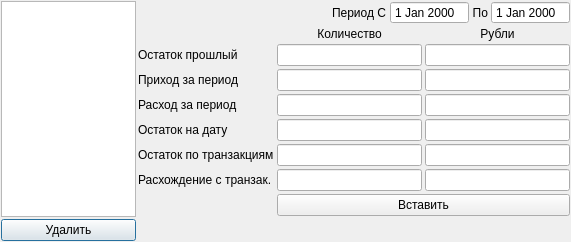
<?xml version="1.0" encoding="UTF-8"?>
<ui version="4.0">
 <class>Dialog</class>
 <widget class="QDialog" name="Dialog">
  <property name="geometry">
   <rect>
    <x>0</x>
    <y>0</y>
    <width>571</width>
    <height>242</height>
   </rect>
  </property>
  <property name="windowTitle">
   <string>Сохраненые отчеты</string>
  </property>
  <layout class="QGridLayout" name="gridLayout">
   <property name="leftMargin">
    <number>1</number>
   </property>
   <property name="topMargin">
    <number>1</number>
   </property>
   <property name="rightMargin">
    <number>1</number>
   </property>
   <property name="bottomMargin">
    <number>1</number>
   </property>
   <property name="spacing">
    <number>2</number>
   </property>
   <item row="0" column="0">
    <widget class="QListWidget" name="listWidget">
     <property name="maximumSize">
      <size>
       <width>135</width>
       <height>16777215</height>
      </size>
     </property>
     <property name="font">
      <font>
       <family>Tahoma</family>
       <pointsize>8</pointsize>
      </font>
     </property>
    </widget>
   </item>
   <item row="1" column="0">
    <widget class="QPushButton" name="pushButton">
     <property name="text">
      <string>Удалить</string>
     </property>
    </widget>
   </item>
   <item row="0" column="1" rowspan="2">
    <layout class="QGridLayout" name="gridLayout_4">
     <property name="spacing">
      <number>3</number>
     </property>
     <item row="4" column="0">
      <widget class="QLabel" name="label_9">
       <property name="text">
        <string>Расход за период</string>
       </property>
      </widget>
     </item>
     <item row="4" column="1">
      <widget class="QLineEdit" name="le_consumption_value">
       <property name="readOnly">
        <bool>true</bool>
       </property>
      </widget>
     </item>
     <item row="6" column="1">
      <widget class="QLineEdit" name="le_transaction_balance_value">
       <property name="readOnly">
        <bool>true</bool>
       </property>
      </widget>
     </item>
     <item row="3" column="0">
      <widget class="QLabel" name="label_8">
       <property name="text">
        <string>Приход за период</string>
       </property>
      </widget>
     </item>
     <item row="5" column="1">
      <widget class="QLineEdit" name="le_new_balance_value">
       <property name="readOnly">
        <bool>true</bool>
       </property>
      </widget>
     </item>
     <item row="6" column="0">
      <widget class="QLabel" name="label_12">
       <property name="text">
        <string>&lt;html&gt;&lt;head/&gt;&lt;body&gt;&lt;p&gt;Остаток по транзакциям&lt;/p&gt;&lt;/body&gt;&lt;/html&gt;</string>
       </property>
      </widget>
     </item>
     <item row="1" column="2">
      <widget class="QLabel" name="label_14">
       <property name="text">
        <string>Рубли</string>
       </property>
       <property name="alignment">
        <set>Qt::AlignCenter</set>
       </property>
      </widget>
     </item>
     <item row="5" column="0">
      <widget class="QLabel" name="label_11">
       <property name="text">
        <string>Остаток на дату</string>
       </property>
      </widget>
     </item>
     <item row="3" column="1">
      <widget class="QLineEdit" name="le_supply_value">
       <property name="readOnly">
        <bool>true</bool>
       </property>
      </widget>
     </item>
     <item row="7" column="1">
      <widget class="QLineEdit" name="le_difference_value">
       <property name="readOnly">
        <bool>true</bool>
       </property>
      </widget>
     </item>
     <item row="9" column="1">
      <spacer name="verticalSpacer">
       <property name="orientation">
        <enum>Qt::Vertical</enum>
       </property>
       <property name="sizeHint" stdset="0">
        <size>
         <width>20</width>
         <height>40</height>
        </size>
       </property>
      </spacer>
     </item>
     <item row="7" column="0">
      <widget class="QLabel" name="label_13">
       <property name="text">
        <string>Расхождение с транзак.</string>
       </property>
      </widget>
     </item>
     <item row="1" column="1">
      <widget class="QLabel" name="label_10">
       <property name="text">
        <string>Количество</string>
       </property>
       <property name="alignment">
        <set>Qt::AlignCenter</set>
       </property>
      </widget>
     </item>
     <item row="2" column="1">
      <widget class="QLineEdit" name="le_last_balance_value">
       <property name="readOnly">
        <bool>true</bool>
       </property>
      </widget>
     </item>
     <item row="2" column="2">
      <widget class="QLineEdit" name="le_last_balance_sum">
       <property name="readOnly">
        <bool>true</bool>
       </property>
      </widget>
     </item>
     <item row="8" column="1" colspan="2">
      <widget class="QPushButton" name="pushButton_3">
       <property name="text">
        <string>Вставить</string>
       </property>
      </widget>
     </item>
     <item row="2" column="0">
      <widget class="QLabel" name="label">
       <property name="text">
        <string>Остаток прошлый</string>
       </property>
      </widget>
     </item>
     <item row="7" column="2">
      <widget class="QLineEdit" name="le_difference_sum">
       <property name="readOnly">
        <bool>true</bool>
       </property>
      </widget>
     </item>
     <item row="4" column="2">
      <widget class="QLineEdit" name="le_consumption_sum">
       <property name="readOnly">
        <bool>true</bool>
       </property>
      </widget>
     </item>
     <item row="5" column="2">
      <widget class="QLineEdit" name="le_new_balance_sum">
       <property name="readOnly">
        <bool>true</bool>
       </property>
      </widget>
     </item>
     <item row="3" column="2">
      <widget class="QLineEdit" name="le_supply_sum">
       <property name="readOnly">
        <bool>true</bool>
       </property>
      </widget>
     </item>
     <item row="6" column="2">
      <widget class="QLineEdit" name="le_transaction_balance_sum">
       <property name="readOnly">
        <bool>true</bool>
       </property>
      </widget>
     </item>
     <item row="0" column="1" colspan="2">
      <layout class="QHBoxLayout" name="horizontalLayout">
       <item>
        <spacer name="horizontalSpacer">
         <property name="orientation">
          <enum>Qt::Horizontal</enum>
         </property>
         <property name="sizeHint" stdset="0">
          <size>
           <width>40</width>
           <height>20</height>
          </size>
         </property>
        </spacer>
       </item>
       <item>
        <widget class="QLabel" name="label_2">
         <property name="text">
          <string>Период С</string>
         </property>
        </widget>
       </item>
       <item>
        <widget class="QDateEdit" name="de_from">
         <property name="wrapping">
          <bool>false</bool>
         </property>
         <property name="frame">
          <bool>true</bool>
         </property>
         <property name="readOnly">
          <bool>true</bool>
         </property>
         <property name="buttonSymbols">
          <enum>QAbstractSpinBox::NoButtons</enum>
         </property>
        </widget>
       </item>
       <item>
        <widget class="QLabel" name="label_3">
         <property name="text">
          <string>По</string>
         </property>
         <property name="alignment">
          <set>Qt::AlignRight|Qt::AlignTrailing|Qt::AlignVCenter</set>
         </property>
        </widget>
       </item>
       <item>
        <widget class="QDateEdit" name="de_to">
         <property name="readOnly">
          <bool>true</bool>
         </property>
         <property name="buttonSymbols">
          <enum>QAbstractSpinBox::NoButtons</enum>
         </property>
        </widget>
       </item>
      </layout>
     </item>
    </layout>
   </item>
  </layout>
 </widget>
 <resources/>
 <connections>
  <connection>
   <sender>listWidget</sender>
   <signal>itemClicked(QListWidgetItem*)</signal>
   <receiver>Dialog</receiver>
   <slot>ui_select_date()</slot>
   <hints>
    <hint type="sourcelabel">
     <x>43</x>
     <y>97</y>
    </hint>
    <hint type="destinationlabel">
     <x>0</x>
     <y>62</y>
    </hint>
   </hints>
  </connection>
  <connection>
   <sender>pushButton_3</sender>
   <signal>clicked()</signal>
   <receiver>Dialog</receiver>
   <slot>ui_acc()</slot>
   <hints>
    <hint type="sourcelabel">
     <x>541</x>
     <y>193</y>
    </hint>
    <hint type="destinationlabel">
     <x>633</x>
     <y>187</y>
    </hint>
   </hints>
  </connection>
  <connection>
   <sender>pushButton</sender>
   <signal>clicked()</signal>
   <receiver>Dialog</receiver>
   <slot>ui_del()</slot>
   <hints>
    <hint type="sourcelabel">
     <x>98</x>
     <y>236</y>
    </hint>
    <hint type="destinationlabel">
     <x>100</x>
     <y>331</y>
    </hint>
   </hints>
  </connection>
 </connections>
 <slots>
  <slot>ui_select_date()</slot>
  <slot>ui_acc()</slot>
  <slot>ui_del()</slot>
 </slots>
</ui>
